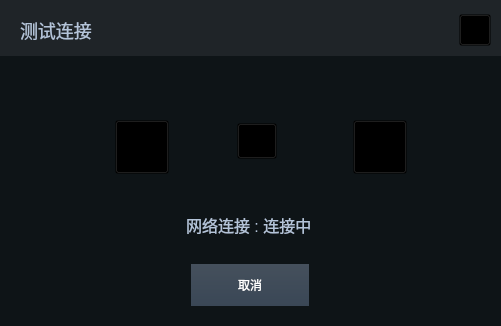
<?xml version="1.0" encoding="UTF-8"?>
<ui version="4.0">
 <class>QConnectTestDialog</class>
 <widget class="QDialog" name="QConnectTestDialog">
  <property name="geometry">
   <rect>
    <x>0</x>
    <y>0</y>
    <width>501</width>
    <height>326</height>
   </rect>
  </property>
  <property name="windowTitle">
   <string>Dialog</string>
  </property>
  <property name="styleSheet">
   <string notr="true">QWidget
{
font: 14px &quot;Microsoft YaHei&quot;;
color: #B4C4D9;
background-color: rgba(14,20,23,1);


}


QLabel{

	background: rgba(0,0,0,0);
}

</string>
  </property>
  <widget class="QPushButton" name="backBtn_3">
   <property name="geometry">
    <rect>
     <x>191</x>
     <y>264</y>
     <width>118</width>
     <height>42</height>
    </rect>
   </property>
   <property name="styleSheet">
    <string notr="true">QPushButton
{
font: 16px &quot;Microsoft YaHei&quot;;
color:#FFFFFF;
background-color:qlineargradient(x1: 0, y1: 0, x2: 0, y2: 1,stop: 0 #45505C,stop: 1.0 #3A4756);
border:none;
}

QPushButton:hover
{
background-color:qlineargradient(x1: 0, y1: 0, x2: 0, y2: 1,stop: 0 rgba(69, 80, 92, 0.9),stop: 1.0 rgba(58, 71, 86, 0.9));
}

QPushButton:pressed
{
background-color:#131516;
}

QPushButton:disabled
{
background-color:qlineargradient(x1: 0, y1: 0, x2: 0, y2: 1,stop: 0 rgba(69, 80, 92, 0.5),stop: 1.0 rgba(58, 71, 86, 0.5));
color: rgb(117, 117, 117);
}</string>
   </property>
   <property name="text">
    <string>取消</string>
   </property>
  </widget>
  <widget class="QLabel" name="label_99">
   <property name="geometry">
    <rect>
     <x>186</x>
     <y>209</y>
     <width>131</width>
     <height>31</height>
    </rect>
   </property>
   <property name="styleSheet">
    <string notr="true">QLabel{

	font:16px;
}</string>
   </property>
   <property name="text">
    <string>网络连接 : 连接中</string>
   </property>
  </widget>
  <widget class="QLabel" name="dialogTitle">
   <property name="geometry">
    <rect>
     <x>20</x>
     <y>15</y>
     <width>221</width>
     <height>31</height>
    </rect>
   </property>
   <property name="styleSheet">
    <string notr="true">background-color: rgba(255, 255, 255, 0);
font:18px;</string>
   </property>
   <property name="text">
    <string>测试连接</string>
   </property>
  </widget>
  <widget class="QLabel" name="label">
   <property name="geometry">
    <rect>
     <x>0</x>
     <y>-4</y>
     <width>572</width>
     <height>60</height>
    </rect>
   </property>
   <property name="styleSheet">
    <string notr="true">background-color: rgba(31,36,40,1);</string>
   </property>
   <property name="text">
    <string/>
   </property>
  </widget>
  <widget class="QToolButton" name="closeBtn">
   <property name="geometry">
    <rect>
     <x>459</x>
     <y>14</y>
     <width>32</width>
     <height>32</height>
    </rect>
   </property>
   <property name="styleSheet">
    <string notr="true">background-image: url(:/SysConfig/ImageSource/SysConfig/CloseButton.png);
background-color: rgba(0,0,0,0);</string>
   </property>
   <property name="text">
    <string/>
   </property>
  </widget>
  <widget class="QToolButton" name="closeBtn_3">
   <property name="geometry">
    <rect>
     <x>353</x>
     <y>120</y>
     <width>54</width>
     <height>54</height>
    </rect>
   </property>
   <property name="minimumSize">
    <size>
     <width>54</width>
     <height>54</height>
    </size>
   </property>
   <property name="maximumSize">
    <size>
     <width>54</width>
     <height>54</height>
    </size>
   </property>
   <property name="styleSheet">
    <string notr="true">background-image: url(:/SysConfig/ImageSource/SysConfig/serverDicom.png);
background-color: rgba(0,0,0,0);</string>
   </property>
   <property name="text">
    <string/>
   </property>
  </widget>
  <widget class="QNetConnecting" name="connectingStatus2" native="true">
   <property name="geometry">
    <rect>
     <x>293</x>
     <y>128</y>
     <width>31</width>
     <height>31</height>
    </rect>
   </property>
   <property name="sizePolicy">
    <sizepolicy hsizetype="Fixed" vsizetype="Fixed">
     <horstretch>0</horstretch>
     <verstretch>0</verstretch>
    </sizepolicy>
   </property>
   <property name="minimumSize">
    <size>
     <width>31</width>
     <height>31</height>
    </size>
   </property>
   <property name="maximumSize">
    <size>
     <width>31</width>
     <height>31</height>
    </size>
   </property>
  </widget>
  <widget class="QToolButton" name="closeBtn_4">
   <property name="geometry">
    <rect>
     <x>115</x>
     <y>120</y>
     <width>54</width>
     <height>54</height>
    </rect>
   </property>
   <property name="minimumSize">
    <size>
     <width>54</width>
     <height>54</height>
    </size>
   </property>
   <property name="maximumSize">
    <size>
     <width>54</width>
     <height>54</height>
    </size>
   </property>
   <property name="baseSize">
    <size>
     <width>54</width>
     <height>54</height>
    </size>
   </property>
   <property name="contextMenuPolicy">
    <enum>Qt::DefaultContextMenu</enum>
   </property>
   <property name="styleSheet">
    <string notr="true">background-image: url(:/SysConfig/ImageSource/SysConfig/workStation.png);
background-color: rgba(0,0,0,0);</string>
   </property>
   <property name="text">
    <string/>
   </property>
  </widget>
  <widget class="QToolButton" name="closeBtn_2">
   <property name="geometry">
    <rect>
     <x>237</x>
     <y>123</y>
     <width>40</width>
     <height>36</height>
    </rect>
   </property>
   <property name="minimumSize">
    <size>
     <width>36</width>
     <height>36</height>
    </size>
   </property>
   <property name="maximumSize">
    <size>
     <width>40</width>
     <height>40</height>
    </size>
   </property>
   <property name="styleSheet">
    <string notr="true">background-image: url(:/SysConfig/ImageSource/SysConfig/connecting.png);
background-color: rgba(0,0,0,0);</string>
   </property>
   <property name="text">
    <string/>
   </property>
  </widget>
  <widget class="QNetConnecting" name="connectingStatus1" native="true">
   <property name="geometry">
    <rect>
     <x>186</x>
     <y>128</y>
     <width>31</width>
     <height>31</height>
    </rect>
   </property>
   <property name="sizePolicy">
    <sizepolicy hsizetype="Fixed" vsizetype="Fixed">
     <horstretch>0</horstretch>
     <verstretch>0</verstretch>
    </sizepolicy>
   </property>
   <property name="minimumSize">
    <size>
     <width>31</width>
     <height>31</height>
    </size>
   </property>
   <property name="maximumSize">
    <size>
     <width>31</width>
     <height>31</height>
    </size>
   </property>
  </widget>
  <zorder>backBtn_3</zorder>
  <zorder>label_99</zorder>
  <zorder>label</zorder>
  <zorder>dialogTitle</zorder>
  <zorder>closeBtn</zorder>
  <zorder>closeBtn_3</zorder>
  <zorder>connectingStatus2</zorder>
  <zorder>closeBtn_4</zorder>
  <zorder>closeBtn_2</zorder>
  <zorder>connectingStatus1</zorder>
 </widget>
 <customwidgets>
  <customwidget>
   <class>QNetConnecting</class>
   <extends>QWidget</extends>
   <header>QConnecting.h</header>
   <container>1</container>
  </customwidget>
 </customwidgets>
 <resources/>
 <connections/>
</ui>
